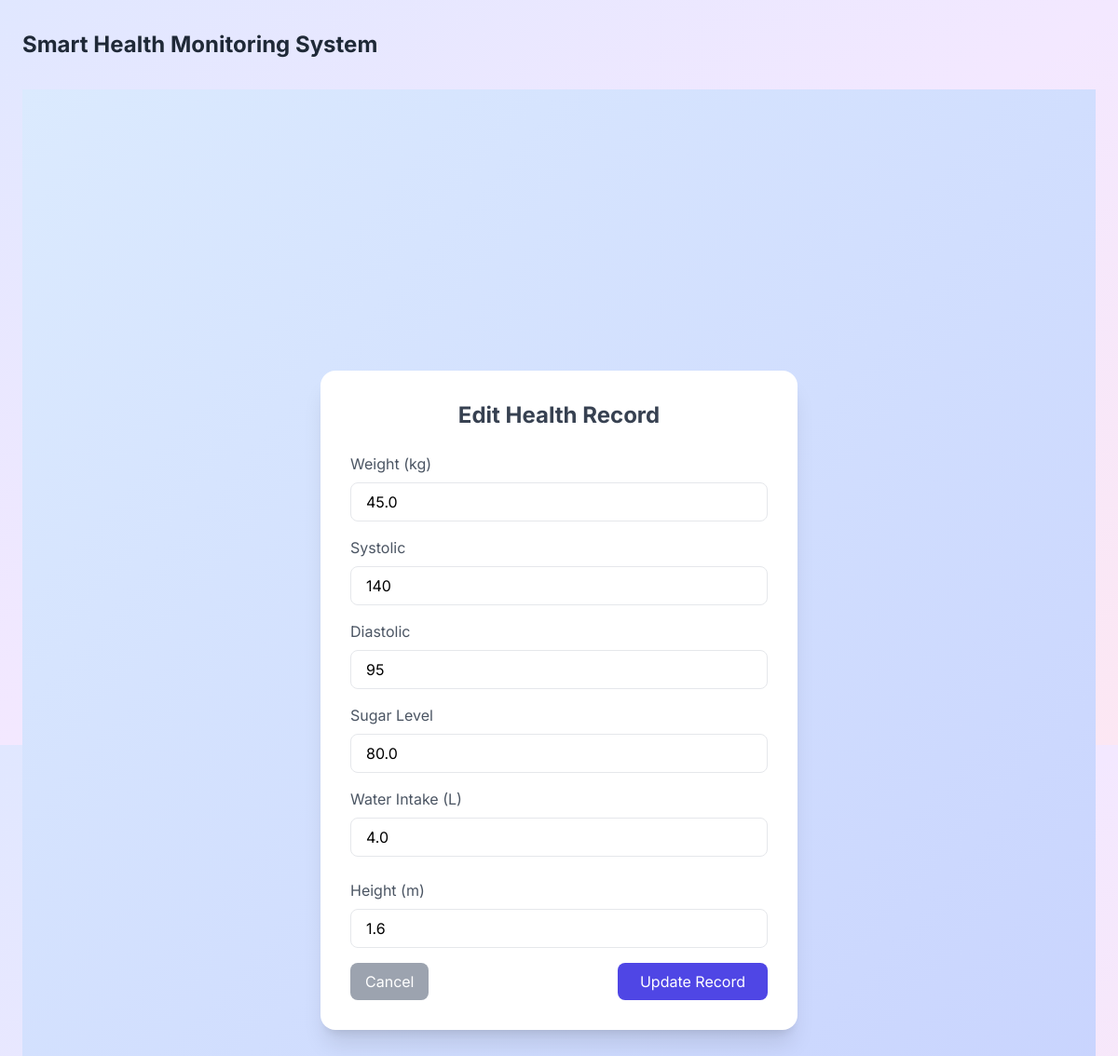
/edit/2 (signed in), run on the app's committed database.
### models.py (models this page shows, shortened)
class HealthRecord(db.Model):
    __tablename__ = "health_record"
    id = db.Column(db.Integer, primary_key=True)
    weight = db.Column(db.Float, nullable=False)
    height = db.Column(db.Float, nullable=False)
    bmi = db.Column(db.Float)
    systolic = db.Column(db.Integer, nullable=False)
    diastolic = db.Column(db.Integer, nullable=False)
    sugar = db.Column(db.Float, nullable=False)
    water = db.Column(db.Float, nullable=False)
    date = db.Column(db.DateTime, default=datetime.utcnow)
    user_id = db.Column(db.Integer, db.ForeignKey("user.id"), nullable=False)

### app.py (the view, shortened to what this page needs)
@app.route("/edit/<int:record_id>", methods=["GET", "POST"])
@login_required
def edit_record(record_id):
    record = HealthRecord.query.get_or_404(record_id)
    if record.user_id != current_user.id:
        abort(403)
    return render_template("edit_record.html", record=record)

### app.py (called while the page is built)
@login_manager.user_loader
def load_user(user_id):
    return User.query.get(int(user_id))

### templates/edit_record.html
{% extends "base.html" %}
{% block content %}
<script src="https://cdn.tailwindcss.com"></script>
<div class="min-h-screen bg-gradient-to-br from-blue-100 to-indigo-200 flex items-center justify-center p-6">
    <div class="bg-white p-8 rounded-2xl shadow-xl w-full max-w-lg">
        <h2 class="text-2xl font-bold mb-6 text-center text-gray-700">
            Edit Health Record
        </h2>
        <form method="POST">
            <div class="mb-4">
                <label class="block text-gray-600 mb-2">Weight (kg)</label>
                <input type="number" step="0.1" name="weight"
                       value="{{ record.weight }}"
                       required
                       class="w-full px-4 py-2 border rounded-lg focus:ring-2 focus:ring-indigo-400">
            </div>
            <div class="mb-4">
                <label class="block text-gray-600 mb-2">Systolic</label>
                <input type="number" name="systolic"
                       value="{{ record.systolic }}"
                       required
                       class="w-full px-4 py-2 border rounded-lg focus:ring-2 focus:ring-indigo-400">
            </div>
            <div class="mb-4">
                <label class="block text-gray-600 mb-2">Diastolic</label>
                <input type="number" name="diastolic"
                       value="{{ record.diastolic }}"
                       required
                       class="w-full px-4 py-2 border rounded-lg focus:ring-2 focus:ring-indigo-400">
            </div>
            <div class="mb-4">
                <label class="block text-gray-600 mb-2">Sugar Level</label>
                <input type="number" step="0.1" name="sugar"
                       value="{{ record.sugar }}"
                       required
                       class="w-full px-4 py-2 border rounded-lg focus:ring-2 focus:ring-indigo-400">
            </div>
            <div class="mb-6">
                <label class="block text-gray-600 mb-2">Water Intake (L)</label>
                <input type="number" step="0.1" name="water"
                       value="{{ record.water }}"
                       required
                       class="w-full px-4 py-2 border rounded-lg focus:ring-2 focus:ring-indigo-400">
            </div>
            <div class="mb-4">
                <label class="block text-gray-600 mb-2">Height (m)</label>
                <input type="number" step="0.01" name="height"
                    value="{{ record.height }}"
                    required
                    class="w-full px-4 py-2 border rounded-lg focus:ring-2 focus:ring-indigo-400">
            </div>
            <div class="flex justify-between">
                <a href="/dashboard"
                   class="bg-gray-400 text-white px-4 py-2 rounded-lg hover:bg-gray-500 transition">
                    Cancel
                </a>
                <button type="submit"
                        class="bg-indigo-600 text-white px-6 py-2 rounded-lg hover:bg-indigo-700 transition">
                    Update Record
                </button>
            </div>
        </form>
    </div>
</div>
{% endblock %}

### templates/base.html (style rules this page uses)
body { font-family: 'Inter', sans-serif; }

### data on the page
HealthRecord: weight "45.0", systolic "140", diastolic "95", sugar "80.0", water "4.0", height "1.6"
